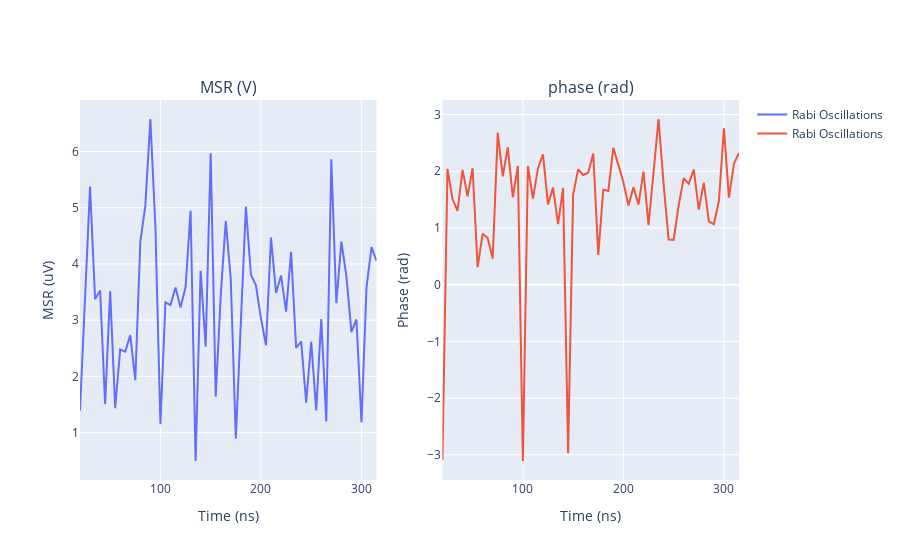

The cell this chart's notebook holds for it:
### Code cell
sequences, durations = rabi_pulse_length_sequences(Device,
    qubit = 0,
    pulse_duration_start = 20,
    pulse_duration_end = 320,
    pulse_duration_step = 10,
)

msr, phase, i , q = Device.execute_pulse_sequences_np(sequences)
qubit = 0

data = DataUnits(name=f"data_q{qubit}", quantities={"Time": "ns"})

results = {
    "MSR[V]": msr,
    "i[V]": i,
    "q[V]": q,
    "phase[rad]": phase,
    "Time[ns]": durations,
}
                   
data.set(results)

time_msr_phase(data)

### Figure 1 — Plotly figure (JSON) as saved in the notebook; plotly's stock layout.template omitted (floating-point values rounded to 4 significant figures)
{"data": [{"name": "Rabi Oscillations", "type": "scatter", "x": [20, 25, 30, 35, 40, 45, 50, 55, 60, 65, 70, 75, 80, 85, 90, 95, 100, 105, 110, 115, 120, 125, 130, 135, 140, 145, 150, 155, 160, 165, 170, 175, 180, 185, 190, 195, 200, 205, 210, 215, 220, 225, 230, 235, 240, 245, 250, 255, 260, 265, 270, 275, 280, 285, 290, 295, 300, 305, 310, 315], "xaxis": "x", "y": [1.392, 3.293, 5.375, 3.373, 3.526, 1.507, 3.516, 1.434, 2.479, 2.441, 2.734, 1.932, 4.393, 5.037, 6.578, 4.666, 1.15, 3.316, 3.269, 3.581, 3.226, 3.585, 4.946, 0.4949, 3.877, 2.527, 5.97, 1.641, 3.444, 4.765, 3.725, 0.893, 3.089, 5.019, 3.812, 3.619, 3.032, 2.553, 4.469, 3.484, 3.796, 3.152, 4.214, 2.509, 2.619, 1.534, 2.613, 1.396, 3.018, 1.199, 5.861, 3.304, 4.398, 3.785, 2.786, 3.013, 1.182, 3.584, 4.298, 4.052], "yaxis": "y"}, {"name": "Rabi Oscillations", "type": "scatter", "x": [20, 25, 30, 35, 40, 45, 50, 55, 60, 65, 70, 75, 80, 85, 90, 95, 100, 105, 110, 115, 120, 125, 130, 135, 140, 145, 150, 155, 160, 165, 170, 175, 180, 185, 190, 195, 200, 205, 210, 215, 220, 225, 230, 235, 240, 245, 250, 255, 260, 265, 270, 275, 280, 285, 290, 295, 300, 305, 310, 315], "xaxis": "x2", "y": [-3.089, 2.043, 1.509, 1.3, 2.023, 1.556, 2.052, 0.3082, 0.8966, 0.8227, 0.4597, 2.681, 1.908, 2.423, 1.539, 2.094, -3.109, 2.095, 1.518, 2.05, 2.299, 1.414, 1.711, 1.066, 1.706, -2.973, 1.591, 2.033, 1.933, 1.973, 2.315, 0.5251, 1.676, 1.652, 2.413, 2.118, 1.805, 1.395, 1.718, 1.411, 1.995, 1.048, 1.932, 2.921, 1.772, 0.7947, 0.7893, 1.4, 1.88, 1.777, 2.028, 1.323, 1.8, 1.118, 1.065, 1.475, 2.755, 1.535, 2.134, 2.321], "yaxis": "y2"}], "layout": {"annotations": [{"font": {"size": 16}, "showarrow": false, "text": "MSR (V)", "x": 0.225, "xanchor": "center", "xref": "paper", "y": 1, "yanchor": "bottom", "yref": "paper"}, {"font": {"size": 16}, "showarrow": false, "text": "phase (rad)", "x": 0.775, "xanchor": "center", "xref": "paper", "y": 1, "yanchor": "bottom", "yref": "paper"}], "showlegend": true, "uirevision": "0", "xaxis": {"anchor": "y", "domain": [0, 0.45], "title": {"text": "Time (ns)"}}, "xaxis2": {"anchor": "y2", "domain": [0.55, 1], "title": {"text": "Time (ns)"}}, "yaxis": {"anchor": "x", "domain": [0, 1], "title": {"text": "MSR (uV)"}}, "yaxis2": {"anchor": "x2", "domain": [0, 1], "title": {"text": "Phase (rad)"}}}}
